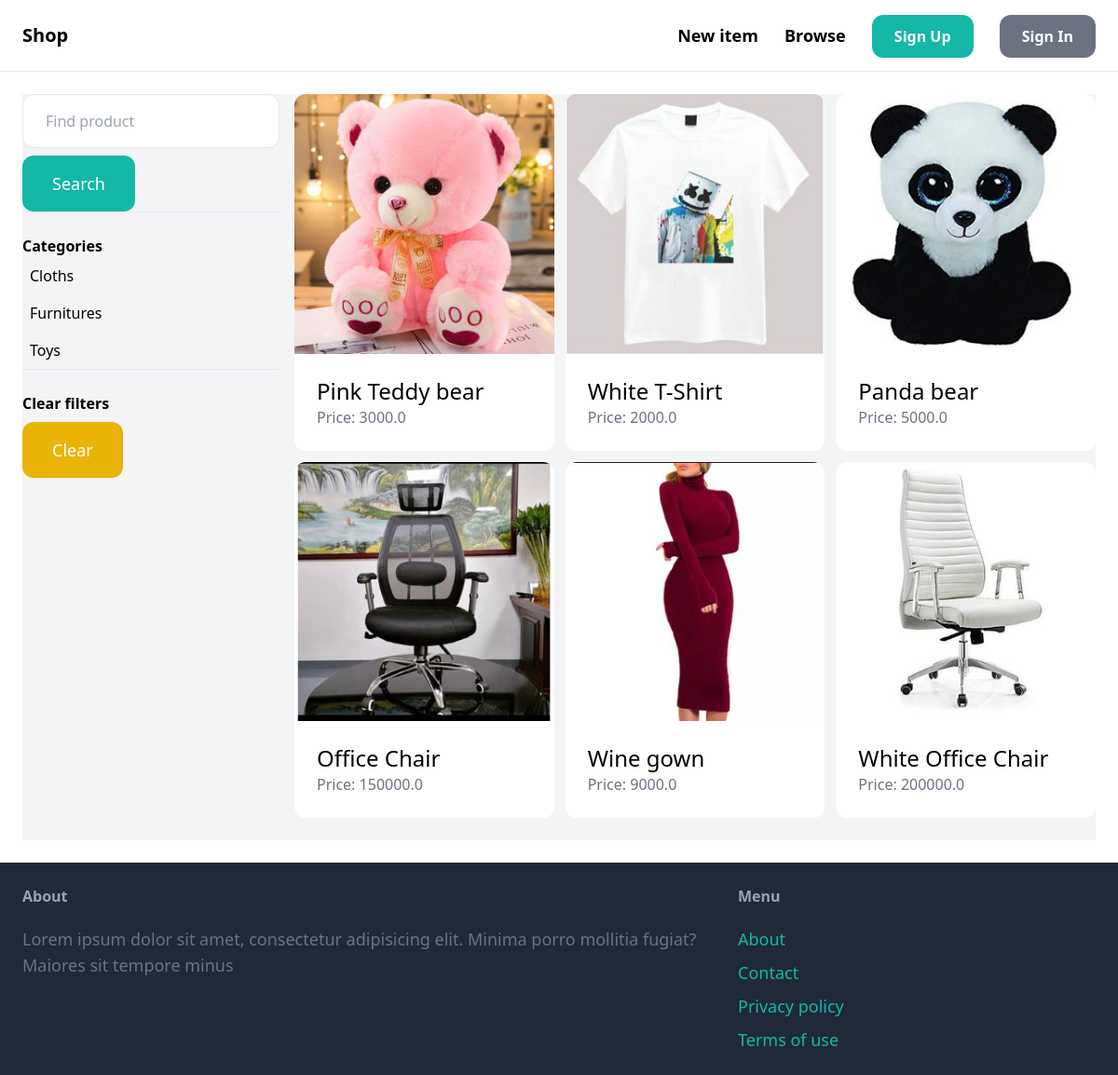
The app's page /items/ with its own data.
### item/models.py (models this page shows, shortened)
class Category(models.Model):
    name = models.CharField(max_length=255)
    class Meta:
        ordering = ('name',)
        verbose_name_plural = 'Categories'

class Item(models.Model):
    category = models.ForeignKey(Category, related_name='items', on_delete=models.CASCADE)
    name = models.CharField(max_length=255)
    description = models.TextField(blank=True, null=True)
    price = models.FloatField()
    image = models.ImageField(upload_to='item_images', blank=True, null=True)
    is_sold = models.BooleanField(default=False)
    created_by = models.ForeignKey(
        User, related_name='items', on_delete=models.CASCADE)
    created_at = models.DateTimeField(auto_now_add=True)

### item/views.py (the view)
# urls.py: path('', views.items, name='items'),
def items(request):
    query = request.GET.get('query', '')
    category_id = request.GET.get('category', 0)
    categories = Category.objects.all()
    items = Item.objects.filter(is_sold=False)
    if category_id:
        items = items.filter(category_id=category_id) # To filter the search
    if query:
        items = items.filter(Q(name__icontains=query) | Q(description__icontains=query)) # To filter the search
    return render(request, 'item/items.html', {
        'items':items,
        'query':query,
        'categories':categories,
        'category_id':int(category_id),
    })

### item/templates/item/items.html
{% extends 'core/base.html' %} {% block title%} Item {% endblock title %}
{%block content %}
<div class="pb-6 grid grid-cols-4 gap-4 bg-gray-100">
  <div class="col-span-1">
    <form action="{% url 'item:items' %}" method="get">
      <input
        type="text"
        name="query"
        class="w-full py-4 px-6 border rounded-xl"
        value="{{ query }}"
        placeholder="Find product"
      />
      <button class="mt-2 py-4 px-8 text-lg bg-teal-500 text-white rounded-xl">
        Search
      </button>
    </form>
    <hr class="mb-6" />
    <p class="font-semibold">Categories</p>
    <ul>
      {% for category in categories%}
      <li
        class="py-2 px-2 rounded-xl{% if category.id == category_id %} bg-gray-200{% endif %}"
      >
        <a
          href="{% url 'item:items' %}?query={{ query }}&category={{ category.id }}"
          >{{ category.name }}</a
        >
      </li>
      {% endfor%}
    </ul>
    <hr class="mb-6" />
    <p class="font-semibold">Clear filters</p>
    <ul>
      <li>
        <a
          href="{% url 'item:items' %}"
          class="mt-2 py-4 px-8 inline-block bg-yellow-500 text-lg rounded-xl text-white"
          >Clear</a
        >
      </li>
    </ul>
  </div>
  <div class="col-span-3">
    <div class="grid grid-cols-3 gap-3">
      {% for item in items%}
      <div>
        <a href="{% url 'item:detail' item.id %}">
          <div>
            <img src="{{item.image.url}}" class="rounded-t-xl" alt="Image" />
          </div>
          <div class="p-6 bg-white rounded-b-xl">
            <h2 class="text-2xl">{{ item.name }}</h2>
            <p class="text-gray-500">Price: {{ item.price}}</p>
          </div>
        </a>
      </div>
      {% endfor %}
    </div>
  </div>
</div>
{% endblock content%}

### records on screen
Category: name "Cloths"
Category: name "Furnitures"
Category: name "Toys"
Item: image (picture), name "Pink Teddy bear", price "3000.0"
Item: image (picture), name "White T-Shirt", price "2000.0"
Item: image (picture), name "Panda bear", price "5000.0"
Item: image (picture), name "Office Chair", price "150000.0"
Item: image (picture), name "Wine gown", price "9000.0"
Item: image (picture), name "White Office Chair", price "200000.0"
